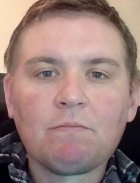
#> input picture img/fake/frame_000.jpg, 140 x 183 px
$ python -i fourierExtract.py   (imports and definitions only)
#> lines starting #> are read from the running program, lines starting #| are printed output that depends on the picture
#> further down, picture is the input picture: shape (183, 140, 3); mean B, G, R 121.4, 126.4, 153.3
import os
import numpy as np
import cv2
import random
from tqdm import tqdm
import matplotlib.pyplot as plt
import seaborn as sns
from sklearn.manifold import TSNE
from sklearn.decomposition import PCA
from sklearn.svm import SVC
from sklearn.linear_model import LogisticRegression
from sklearn.preprocessing import StandardScaler
from sklearn.pipeline import Pipeline
from sklearn.metrics import classification_report, confusion_matrix
import pandas as pd
from scipy import signal, stats
from scipy.stats import pearsonr
from collections import Counter
import warnings
# [1 line not run here, left out]

# Set random seed for reproducibility
RANDOM_SEED = 42
# [2 lines not run here, left out]

# Define paths
BASE_PATH = r"C:\Users\athar\Documents\GitHub\testcv\faceData"
TRAIN_FAKE_PATH = os.path.join(BASE_PATH, "train", "fake")
TRAIN_REAL_PATH = os.path.join(BASE_PATH, "train", "real")
TEST_FAKE_PATH = os.path.join(BASE_PATH, "test", "fake")
TEST_REAL_PATH = os.path.join(BASE_PATH, "test", "real")

# Create directories for visualizations and results
RESULTS_DIR = "fourier_results"
# [1 line not run here, left out]

# Modified limits
TRAIN_FAKE_LIMIT = 250  # Limit to 25 fake videos for training
TRAIN_REAL_LIMIT = 250  # Limit to 25 real videos for training
TEST_FAKE_LIMIT = 60    # Limit to 6 fake videos for testing
TEST_REAL_LIMIT = 60    # Limit to 6 real videos for testing

# Fourier analysis parameters
NUM_RINGS = 5       # Number of concentric rings in frequency domain
NUM_SECTORS = 4     # Number of angular sectors in frequency domain

# [34 lines left out: function get_video_dirs, not called in this run]

def compute_fourier_features(image):
    """Compute Fourier transform features for a single image

    Args:
        image: Input image

    Returns:
        Array of features extracted from the Fourier transform
    """
    # Convert to grayscale if needed
    if len(image.shape) == 3:
        gray = cv2.cvtColor(image, cv2.COLOR_BGR2GRAY)
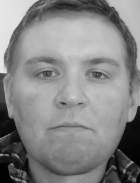
#> gray: shape (183, 140); min 1, max 236, mean 133.9
    else:
        gray = image

    # Resize to a fixed size to ensure consistency
    gray = cv2.resize(gray, (128, 128))
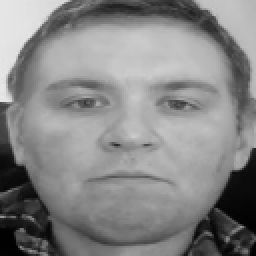
#> gray: shape (128, 128) (shown 2 times larger); min 1, max 232, mean 133.8

    # Convert to float for FFT
    gray_float = gray.astype(np.float32) / 255.0

    # Apply 2D FFT
    f_transform = np.fft.fft2(gray_float)

    # Shift zero frequency component to center
    f_transform_shifted = np.fft.fftshift(f_transform)

    # Compute magnitude spectrum (log scale for better visualization)
    magnitude_spectrum = np.log(1 + np.abs(f_transform_shifted))
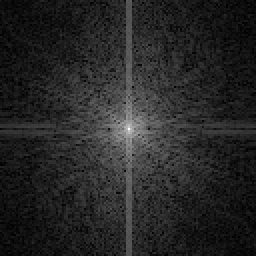
#> magnitude_spectrum: shape (128, 128) float64 (shown 2 times larger); min 0.00477, max 9.06, mean 1.37; drawn with min black and max white

    # Compute phase spectrum
    phase_spectrum = np.angle(f_transform_shifted)
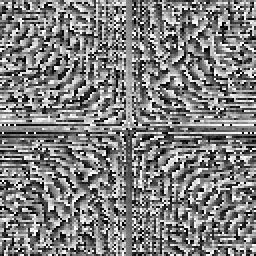
#> phase_spectrum: shape (128, 128) float64 (shown 2 times larger); min -3.14, max 3.14, mean -3.3e-17; drawn with min black and max white

    # Extract features from concentric rings in the frequency domain
    h, w = magnitude_spectrum.shape
#> h = 128; w = 128
    center_y, center_x = h // 2, w // 2
#> center_y = 64; center_x = 64

    # Create distance map from center
    y_grid, x_grid = np.ogrid[:h, :w]
#> y_grid = 128 values from 0 to 127
    distance_from_center = np.sqrt((x_grid - center_x)**2 + (y_grid - center_y)**2)

    # Define rings for frequency bands (logarithmically spaced)
    max_radius = min(center_y, center_x)
#> max_radius = 64

    # Using logarithmic spacing for rings to focus more on low frequencies
    log_space = np.logspace(0, np.log10(max_radius), NUM_RINGS + 1)
#> log_space = [1, 2.3, 5.28, 12.13, 27.86, 64]

    # Features to store
    ring_features = []

    # Extract statistics from each ring
    for i in range(NUM_RINGS):
        inner_radius = log_space[i]
        outer_radius = log_space[i + 1]

        # Create mask for this ring
        ring_mask = (distance_from_center >= inner_radius) & (distance_from_center < outer_radius)

        # Extract magnitude values in this ring
        ring_magnitudes = magnitude_spectrum[ring_mask]

        if len(ring_magnitudes) > 0:
            # Compute statistics for magnitudes
            ring_mean = np.mean(ring_magnitudes)
            ring_std = np.std(ring_magnitudes)
            ring_max = np.max(ring_magnitudes)
            ring_median = np.median(ring_magnitudes)
            ring_energy = np.sum(ring_magnitudes**2)

            # Extract phase values in this ring
            ring_phases = phase_spectrum[ring_mask]

            # Compute phase statistics
            phase_mean = np.mean(ring_phases)
            phase_std = np.std(ring_phases)

            # Add features for this ring
            ring_features.extend([
                ring_mean, ring_std, ring_max, ring_median, ring_energy,
                phase_mean, phase_std
            ])
        else:
            # Placeholder values if the ring is empty
            ring_features.extend([0, 0, 0, 0, 0, 0, 0])
#> this loop made 5 passes
#> (ring_mean, ring_std, ring_max, ring_median, ring_energy, phase_mean, phase_std) on passes 1 to 5: (6.25, 0.411, 7.09, 6.2, 783.5, -1.67e-17, 1.68), (4.94, 0.524, 5.72, 4.99, 1675.2, -5.55e-17, 2.06), (3.76, 0.765, 5.41, 3.81, 5548.6, -3.78e-17, 1.74), (2.46, 0.673, 4.59, 2.49, 12862, -5.75e-17, 1.78), (1.29, 0.587, 3.61, 1.23, 21006.8, -5.46e-18, 1.78)
#> after the loop, ring_features = 35 values, max 21006.8 at index 32, min -5.75e-17 at index 26, mean 1198.6

    # Compute directional frequency features
    # Define angular sectors
    sector_size = 2 * np.pi / NUM_SECTORS

    # Calculate angles from center
    angles = np.arctan2(y_grid - center_y, x_grid - center_x) + np.pi  # Shift to [0, 2π]

    # Directional features
    directional_features = []

    for i in range(NUM_SECTORS):
        sector_start = i * sector_size
        sector_end = (i + 1) * sector_size

        # Create mask for this sector
        sector_mask = (angles >= sector_start) & (angles < sector_end)

        # Extract magnitude values in this sector
        sector_magnitudes = magnitude_spectrum[sector_mask]

        if len(sector_magnitudes) > 0:
            # Compute statistics
            sector_mean = np.mean(sector_magnitudes)
            sector_std = np.std(sector_magnitudes)
            sector_energy = np.sum(sector_magnitudes**2)

            directional_features.extend([sector_mean, sector_std, sector_energy])
        else:
            directional_features.extend([0, 0, 0])
#> this loop made 4 passes
#> (sector_mean, sector_std, sector_energy) on passes 1 to 4: (1.34, 0.862, 10362.6), (1.39, 0.897, 11165.1), (1.37, 0.885, 10679.7), (1.38, 0.899, 11122.5)
#> after the loop, directional_features = [1.34, 0.862, 10362.6, 1.39, 0.897, 11165.1, 1.37, 0.885, 10679.7, 1.38, 0.899, 11122.5]

    # Compute global spectral features
    # DCT-like coefficient analysis (focusing on low-frequency components)
    low_freq_region = magnitude_spectrum[
        max(0, center_y-10):min(h, center_y+10),
        max(0, center_x-10):min(w, center_x+10)
    ]
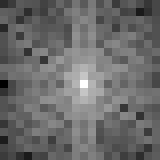
#> low_freq_region: shape (20, 20) float64 (shown 8 times larger); min 0.557, max 9.06, mean 4.13; drawn with min black and max white

    low_freq_mean = np.mean(low_freq_region) if low_freq_region.size > 0 else 0
#> low_freq_mean = 4.13
    low_freq_std = np.std(low_freq_region) if low_freq_region.size > 0 else 0
#> low_freq_std = 1.01
    low_freq_max = np.max(low_freq_region) if low_freq_region.size > 0 else 0
#> low_freq_max = 9.06

    # High frequency region (corners of the spectrum)
    high_freq_mask = distance_from_center > 0.7 * max_radius
    high_freq_values = magnitude_spectrum[high_freq_mask]
#> high_freq_values = 10075 values, max 3.26 at index 8474, min 0.00477 at index 7659, mean 0.923
    high_freq_mean = np.mean(high_freq_values) if len(high_freq_values) > 0 else 0
#> high_freq_mean = 0.923
    high_freq_std = np.std(high_freq_values) if len(high_freq_values) > 0 else 0
#> high_freq_std = 0.483

    # Ratio of high to low frequency energy (can detect sharpening/blurring)
    high_low_ratio = high_freq_mean / low_freq_mean if low_freq_mean > 0 else 0
#> high_low_ratio = 0.224

    # Add global features
    global_features = [
        low_freq_mean, low_freq_std, low_freq_max,
        high_freq_mean, high_freq_std, high_low_ratio
    ]
#> global_features = [4.13, 1.01, 9.06, 0.923, 0.483, 0.224]

    # Spectral texture descriptors - simplified
    mean_magnitude = np.mean(magnitude_spectrum)
#> mean_magnitude = 1.37
    spectral_variance = np.var(magnitude_spectrum)
#> spectral_variance = 0.79

    texture_features = [mean_magnitude, spectral_variance]
#> texture_features = [1.37, 0.79]

    # Combine all features
    all_features = np.concatenate([
        ring_features,
        directional_features,
        global_features,
        texture_features
    ])
#> all_features = 55 values, max 21006.8 at index 32, min -5.75e-17 at index 26, mean 1551.1

    return all_features

# [790 lines left out: functions get_fourier_feature_names, extract_frame_fourier_features, compute_temporal_features, process_video, process_videos, visualize_fourier_example and 7 more, not called in this run]

# [2 lines not run here, left out]

>>> import cv2
>>> picture = cv2.imread('../img/fake/frame_000.jpg')
>>> result = compute_fourier_features(picture)
#> result has the same summary as all_features in compute_fourier_features
